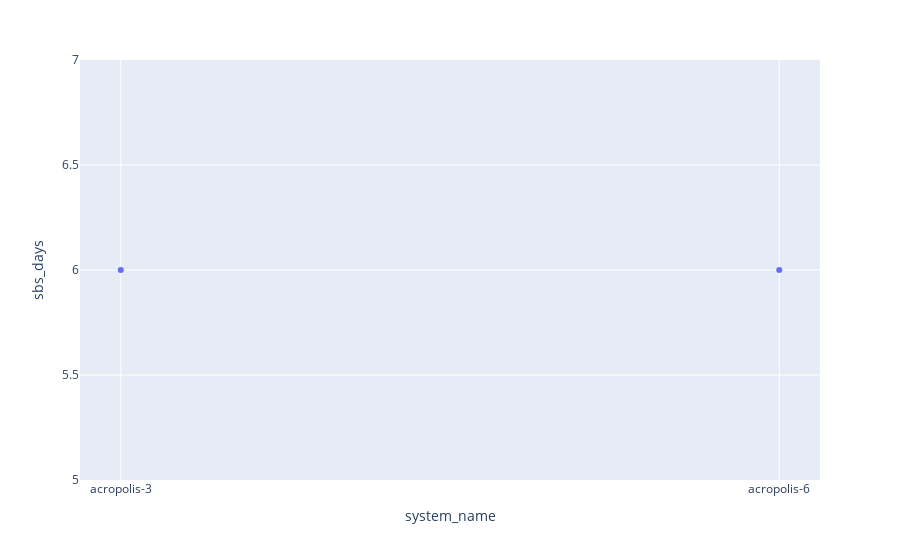

This figure's notebook cell:
### Code cell
# 144 * 10 minute intervals in 1 day - 3 * 10 min intervals in one calibration
# 24* 1h interval in 1 day

df_plot = df.sort("datetime") \
    .group_by(["system_name", "system_id"]) \
    .agg((pl.col("gmp343_corrected").count() / 24).cast(int).alias("sbs_days")) \
    .join(df_sbs, on="system_id") \
    .drop("^.*_right$") \
    .sort("system_id")

fig = px.scatter(df_plot, x="system_name", y="sbs_days")
fig.show()

### Figure 1 — Plotly figure (JSON) as saved in the notebook; plotly's stock layout.template omitted (floating-point values rounded to 4 significant figures)
{"data": [{"hovertemplate": "system_name=%{x}<br>sbs_days=%{y}<extra></extra>", "legendgroup": "", "marker": {"color": "#636efa", "symbol": "circle"}, "mode": "markers", "name": "", "orientation": "v", "showlegend": false, "type": "scatter", "x": ["acropolis-3", "acropolis-6"], "xaxis": "x", "y": [6, 6], "yaxis": "y"}], "layout": {"legend": {"tracegroupgap": 0}, "margin": {"t": 60}, "xaxis": {"anchor": "y", "domain": [0, 1], "title": {"text": "system_name"}}, "yaxis": {"anchor": "x", "domain": [0, 1], "title": {"text": "sbs_days"}}}}
